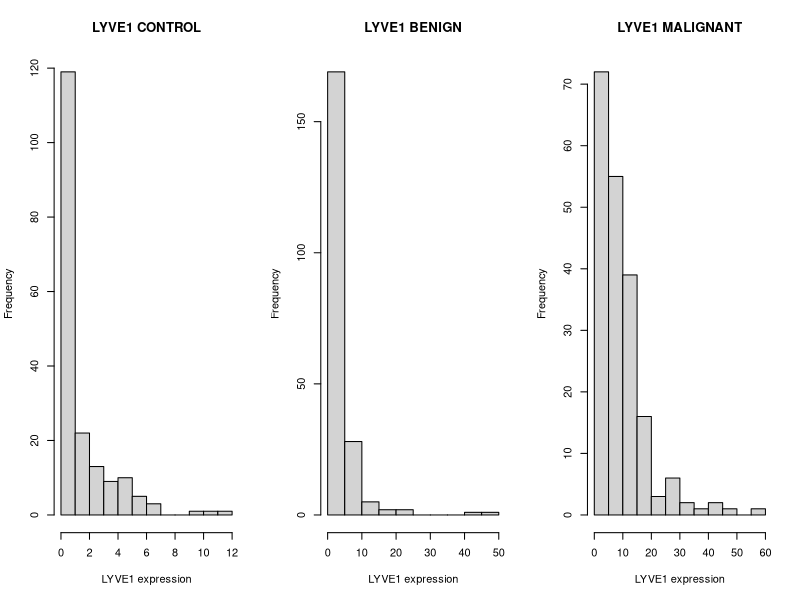
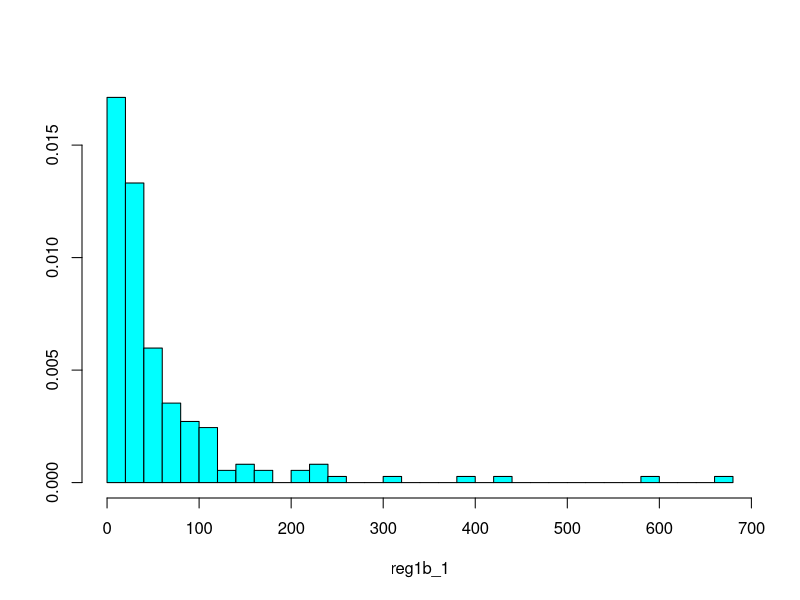
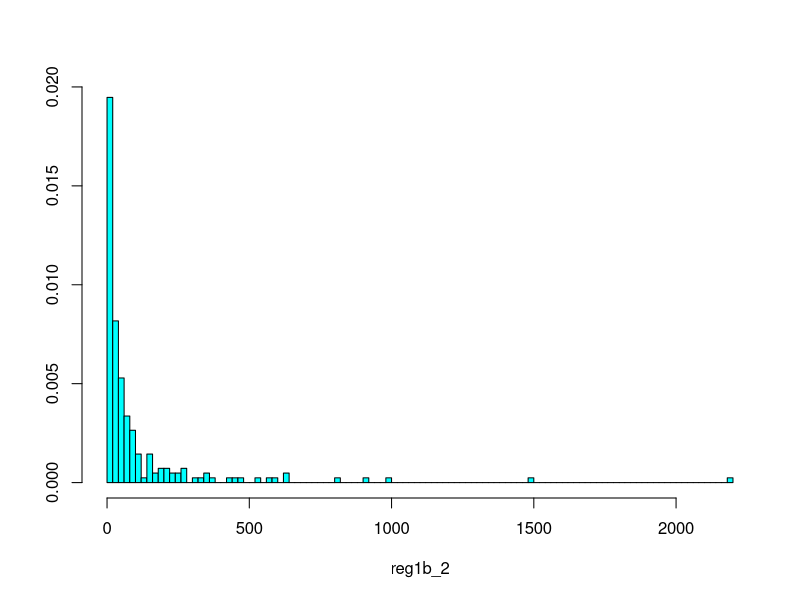
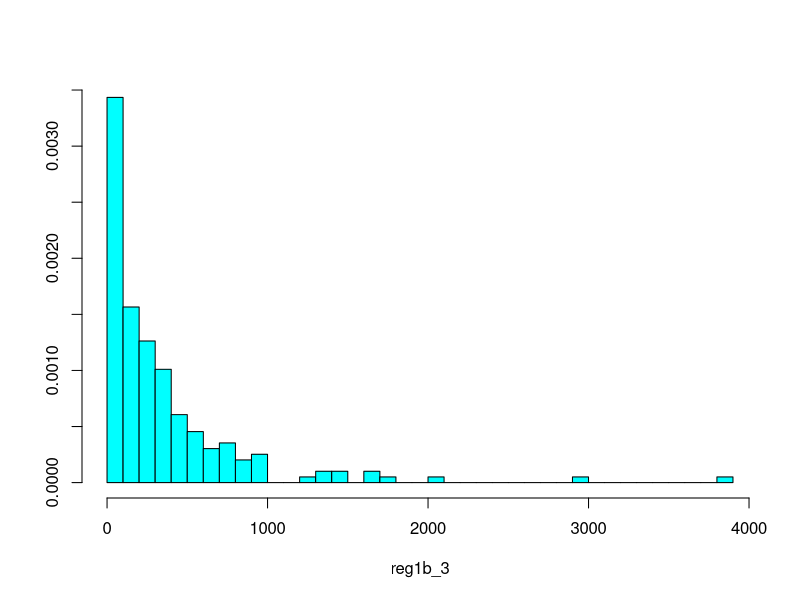
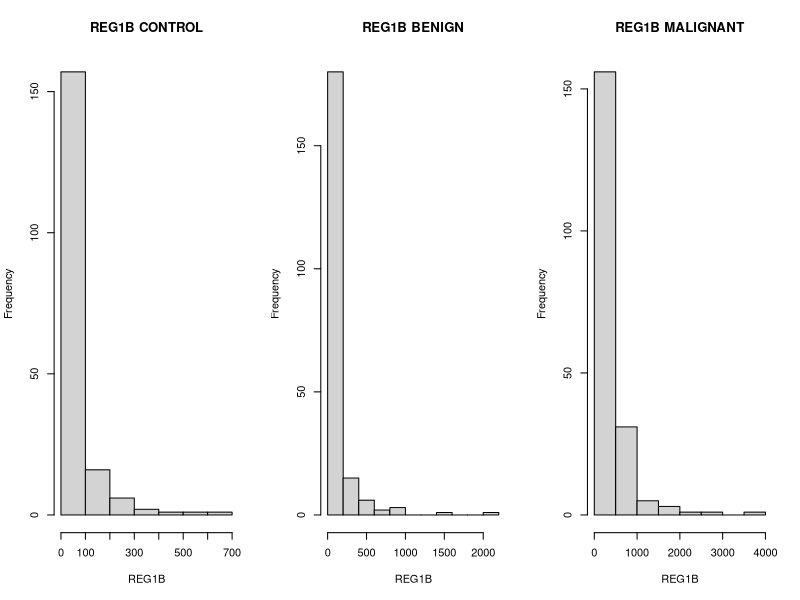
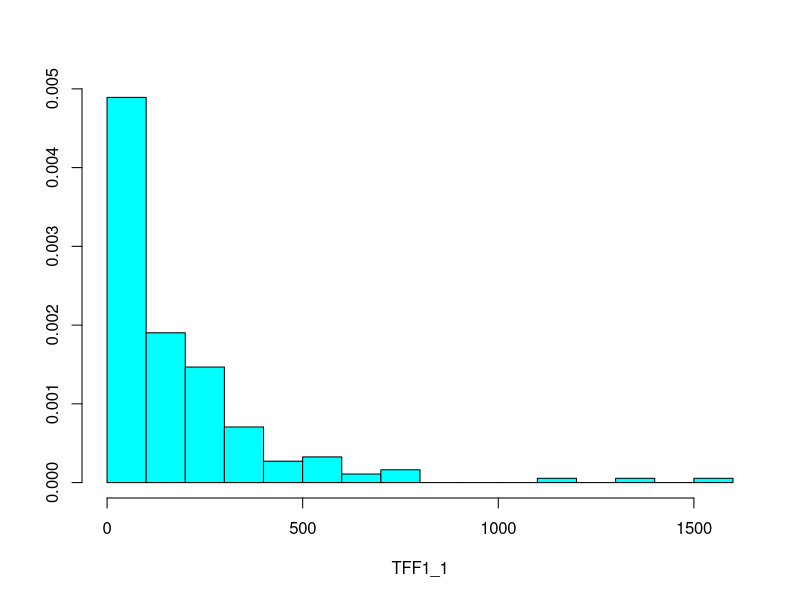
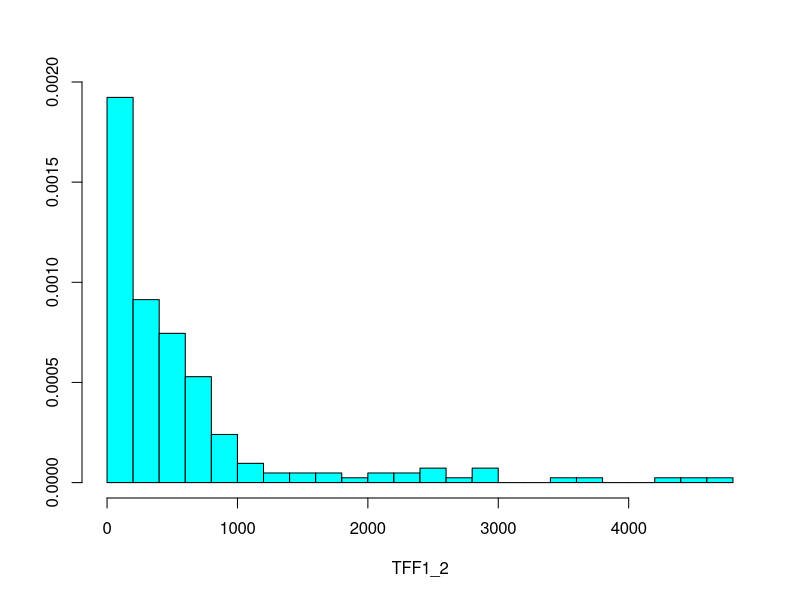
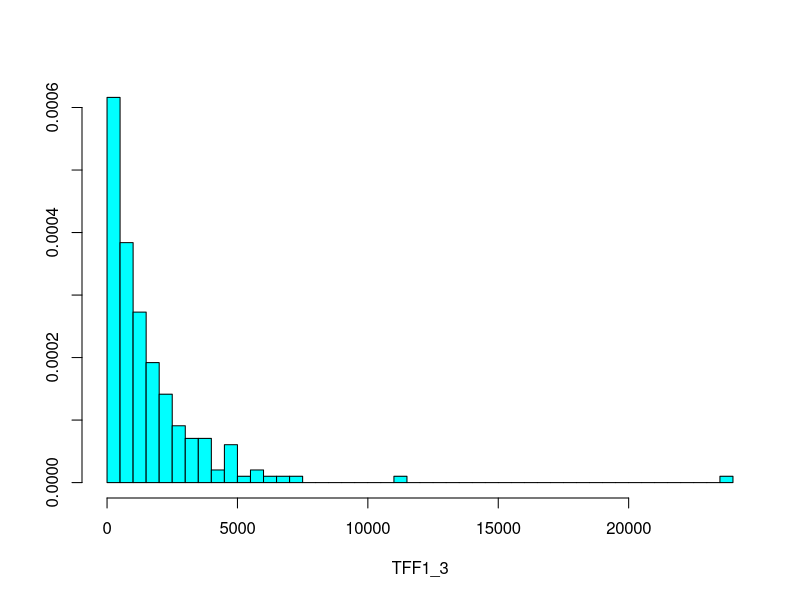

The R source for these figures, in order:
# Summarizing data and descriptive analysis
# For each of the 3 biomarkers: mean, median, quantiles, variance, standard deviation,range,interqaurtile range, histogram (dati numerici continui)
# questi calcoli vanno fatti per diagnosi

##TROVATE I DATI GIA' NORMALIZZATI NELLE RISPETTIVE COLONNE FILE EXCEL
#La normalizzazione dei dati dei biomarcatori urinari per l'adenocarcinoma duttale pancreatico (PDAC) rispetto alla creatinina è un passaggio fondamentale per correggere la naturale variabilità della concentrazione delle urine tra i pazienti e nei diversi momenti della giornata. [1, 2]
#Senza questo processo, i test di screening o diagnosi precoce basati su pannelli urinari (come il noto pannello a tre biomarcatori LYVE1, REG1B e TFF1) produrrebbero falsi positivi o falsi negativi dovuti semplicemente a quanto il paziente ha bevuto. [1, 2])

options(scipen = 999)
#Ragazzi mi raccomando una volta che scrivete,usatae funzioni o quelloche volete COMMENTATE!!! il codice che avete fatto
#anche ragionamenti e step per arrivare alla funzione usata o altro (so che non ha senso per ora, ma è buona prassi)


#### Importing the dataset ####
###Download il file R dalla repository e inseriscilo nella tua cartella di lavoro
###In R, vai su SESSION > SET WORKING DIRECTORY > CHOOSE DIRECTORY > SELEZIONA LA TUA CARTELLA DI LAVORO 
###The following code should work anche per voi, basta che settate la vostra working directory come sopra :)

#install.packages("readxl")
#install.packages("dplyr")
library(dplyr)
library(readxl)

dataset = read_xlsx("dataset_stats.xlsx")[1:8] 
#this is the complete raw dataset

##important to state we are dealing with NUMBERS
dataset$LYVE1 <- as.numeric(dataset$LYVE1)
dataset$creatinine <- as.numeric(dataset$creatinine)
dataset$REG1B <- as.numeric(dataset$REG1B)
dataset$TFF1 <- as.numeric(dataset$TFF1)


##Creating columns for normalised values
dataset$LYVE1_Norm <- dataset$LYVE1 / dataset$creatinine
dataset$REG1B_Norm <- dataset$REG1B / dataset$creatinine
dataset$TFF1_Norm <- dataset$TFF1 / dataset$creatinine

#check if there are NA values in the dataset (should be handled carefully)
anyNA(dataset) #FALSE, (luckily) there are no NAs in the dataset


### EXPLORATIVE ANALYSIS ###

####LYVE1 (CHECKED)####
# Description an analysis of: LYVE1

LYVE1_1 = dataset$LYVE1_Norm[dataset$diagnosis == 1]
LYVE1_2 = dataset$LYVE1_Norm[dataset$diagnosis == 2]
LYVE1_3 = dataset$LYVE1_Norm[dataset$diagnosis == 3]

summary(LYVE1_1)
summary(LYVE1_2)
summary(LYVE1_3)

# MEAN (CHECKED)
LYVE1_m1 = mean(LYVE1_1) # 1.303221 mean diagnosis 1
LYVE1_m2 = mean(LYVE1_2) # 3.211063 mean diagnosis 2
LYVE1_m3 = mean(LYVE1_3) # 9.468053 mean diagnosis 3

#MEDIAN (CHECKED)
LYVE1_med1 = median(LYVE1_1) # 0.227452 median diagnosis 1
LYVE1_med2 = median(LYVE1_2) # 1.516199 median diagnosis 2
LYVE1_med3 = median(LYVE1_3) # 6.931753 median diagnosis 3

#QUANTILES (CHECKED)
LYVE1_q1 = quantile(LYVE1_1) # quantiles diagnosis 1
LYVE1_q1
LYVE1_q2 = quantile(LYVE1_2) # quantiles diagnosis 2
LYVE1_q2
LYVE1_q3 = quantile(LYVE1_3) # quantiles diagnosis 3
LYVE1_q3

#VARIANCE (CHECKED)
LYVE1_var1 = var(LYVE1_1) # 4.227097
LYVE1_var2 = var(LYVE1_2) # 32.36012
LYVE1_var3 = var(LYVE1_3) # 78.44902

#STANDARD DEVIATION (CHECKED)
LYVE1_sd1 = sd(LYVE1_1) # 2.05599 sd diagnosis 1
LYVE1_sd2 = sd(LYVE1_2) # 5.688595 sd diagnosis 2
LYVE1_sd3 = sd(LYVE1_3) # 8.857145 sd diagnosis 3

#INTERQUANTILE RANGE (CHECKED)
LYVE1_iqr1 = IQR(LYVE1_1) # 1.7334 iqr diagnosis 1
LYVE1_iqr2 = IQR(LYVE1_2) # 3.592694 iqr diagnosis 2
LYVE1_iqr3 = IQR(LYVE1_3) # 9.481684 iqr diagnosis 3

#HISTOGRAMS (CHECKED)
#library(MASS)
#truehist(LYVE1_1, nbins = "FD", xlab = 'LYVE1 expression', main = 'LYVE1 CONTROL') 
#truehist(LYVE1_2, nbins = "FD", xlab = 'LYVE1 expression', main = 'LYVE1 CONTROL')
#truehist(LYVE1_3, nbins = "FD", xlab = 'LYVE1 expression', main = 'LYVE1 CONTROL')

par(mfrow = c(1,3))
hist(LYVE1_1, xlab = 'LYVE1 expression', main = 'LYVE1 CONTROL')
hist(LYVE1_2, xlab = 'LYVE1 expression', main = 'LYVE1 BENIGN')
hist(LYVE1_3, xlab = 'LYVE1 expression', main = 'LYVE1 MALIGNANT')
dev.off()


#### REG1B (CHECKED)####
# Description an analysis of: REG1B
reg1b_1 = dataset$REG1B_Norm[dataset$diagnosis == 1] #reg1b normalised values for DIAGNOSIS 1
reg1b_2 = dataset$REG1B_Norm[dataset$diagnosis == 2] #reg1b normalised values for DIAGNOSIS 2
reg1b_3 = dataset$REG1B_Norm[dataset$diagnosis == 3] #reg1b normalised values for DIAGNOSIS 3

summary (reg1b_1)
summary (reg1b_2)
summary (reg1b_3)

# MEAN (CHECKED)
reg1b_m1 = mean (reg1b_1) #58.49999 mean DIAGNOSIS 1
reg1b_m2 = mean (reg1b_2) #106.6098 mean DIAGNOSIS 2
reg1b_m3 = mean (reg1b_3) #346.6593 mean DIAGNOSIS 3

#MEDIAN (CHECKED)
reg1b_med1 = median (reg1b_1) #28.89873 median DIAGNOSIS 1
reg1b_med2 = median (reg1b_2) #34.59517 median DIAGNOSIS 2
reg1b_med3 = median (reg1b_3) #201.3776 median DIAGNOSIS 3

#QUANTILES
reg1b_q1 = quantile(reg1b_1) #quantiles DIAGNOSIS 1
reg1b_q1
reg1b_q2 = quantile(reg1b_2) #quantiles DIAGNOSIS 2
reg1b_q2
reg1b_q3 = quantile (reg1b_3) #quantiles DIAGNOSIS 3
reg1b_q3

#VARIANCE (CHECKED)
reg1b_var1 = var(reg1b_1) #7849.712 variance DIAGNOSIS 1
reg1b_var2 = var(reg1b_2) #54634.88 variance DIAGNOSIS 2
reg1b_var3 = var(reg1b_3) #230406.5 variance DIAGNOSIS 3

#STANDARD DEVIATION (CHECKED)
reg1b_sd1 = sqrt(reg1b_var1) #notice: it is THE SAME as sd(reg1b_1) #88.5986 SD DIAGNOSIS 1
reg1b_sd2 = sqrt(reg1b_var2) #233.741 SD DIAGNOSIS 2
reg1b_sd3 = sqrt(reg1b_var3) #480.0067 SD DIAGNOSIS 3

#INTERQUANTILE RANGE (CHECKED)
reg1b_iqr1 = IQR(reg1b_1)#56.01297 IQR DIAGNOSIS 1
reg1b_iqr2 = IQR(reg1b_2) #79.95126 IQR DIAGNOSIS 2
reg1b_iqr3 = IQR(reg1b_3) #370.2075 IQR DIAGNOSIS 3

#HISTOGRAMS
library(MASS)
truehist(reg1b_1, nbins = "FD") #FD sta per Freedman-Diaconis, una regola per scegliere automaticamente la larghezza delle barre (bin width) di un istogramma.
truehist(reg1b_2, nbins = "FD")
truehist(reg1b_3, nbins = "FD")

par(mfrow = c(1,3))
hist(reg1b_1, xlab = 'REG1B', main = 'REG1B CONTROL')
hist(reg1b_2, xlab = 'REG1B', main = 'REG1B BENIGN')
hist(reg1b_3, xlab = 'REG1B', main = 'REG1B MALIGNANT')
dev.off()


#### TFF1 (CHECKED) ####
# Description an analysis of: TFF1
TFF1_1 = dataset$TFF1_Norm[dataset$diagnosis == 1]
TFF1_2 = dataset$TFF1_Norm[dataset$diagnosis == 2]
TFF1_3 = dataset$TFF1_Norm[dataset$diagnosis == 3]

summary(TFF1_1)
summary(TFF1_2)
summary(TFF1_3)

# MEAN 
TFF1_m1 = mean(TFF1_1) # 171.48 mean diagnosis 1
TFF1_m2 = mean(TFF1_2) # 575.388 mean diagnosis 2
TFF1_m3 = mean(TFF1_3) # 1620.886 mean diagnosis 3

#MEDIAN
TFF1_med1 = median(TFF1_1) # 102.145 median diagnosis 1
TFF1_med2 = median(TFF1_2) # 312.34 median diagnosis 2
TFF1_med3 = median(TFF1_3) # 1001.937 median diagnosis 3

#QUANTILES
TFF1_q1 = quantile(TFF1_1) # quantiles diagnosis 1
TFF1_q1
TFF1_q2 = quantile(TFF1_2) # quantiles diagnosis 2
TFF1_q2
TFF1_q3 = quantile(TFF1_3) # quantiles diagnosis 3
TFF1_q3

#VARIANCE
TFF1_var1 = var(TFF1_1) # 51444.451
TFF1_var2 = var(TFF1_2) # 680287.305
TFF1_var3 = var(TFF1_3) # 5027436.525

#STANDARD DEVIATION 
TFF1_sd1 = sd(TFF1_1) # 226.813 sd diagnosis 1
TFF1_sd2 = sd(TFF1_2) # 824.795 sd diagnosis 2
TFF1_sd3 = sd(TFF1_3) # 2242.194 sd diagnosis 3

#INTERQUANTILE RANGE
TFF1_iqr1 = IQR(TFF1_1) # 222.1916 iqr diagnosis 1
TFF1_iqr2 = IQR(TFF1_2) # 545.581 iqr diagnosis 2
TFF1_iqr3 = IQR(TFF1_3) # 1710.734 iqr diagnosis 3

#HISTOGRAMS
library(MASS)
truehist(TFF1_1, nbins = "FD") 
truehist(TFF1_2, nbins = "FD")
truehist(TFF1_3, nbins = "FD")

par(mfrow = c(1,3))
hist(TFF1_1, xlab = 'TFF1', main = 'TFF1 CONTROL')
hist(TFF1_2, xlab = 'TFF1', main = 'TFF1 BENIGN')
hist(TFF1_3, xlab = 'TFF1', main = 'TFF1 MALIGNANT')
dev.off()

#### SCATTERPLOTS, VARIANCE AND COVARIANCE PAIRWISE ####
#CONTROL
par(mfrow = c(1,3))
# LYVE1 vs REG1B
plot(LYVE1_1, reg1b_1,
     xlab = "LYVE1", ylab = "REG1B",
     main = "CONTROL")

cor(LYVE1_1, reg1b_1) # -0.01548522
cov(LYVE1_1, reg1b_1) # -2.820755
# LYVE1 vs TFF1
plot(LYVE1_1, TFF1_1,
     xlab = "LYVE1", ylab = "TFF1",
     main = "CONTROL")

cor(LYVE1_1, TFF1_1) # 0.4644655
cov(LYVE1_1, TFF1_1) # 216.5927
# REG1B vs TFF1
plot(reg1b_1, TFF1_1,
     xlab = "REG1B", ylab = "TFF1",
     main = "CONTROL")

cor(reg1b_1, TFF1_1) # 0.1355866
cov(reg1b_1, TFF1_1) # 2724.664

#################### BENIGN

par(mfrow = c(1,3))
# LYVE1 vs REG1B
plot(LYVE1_2, reg1b_2,
     xlab = "LYVE1", ylab = "REG1B",
     main = "BENIGN")

cor(LYVE1_2, reg1b_2) # 0.2452998
cov(LYVE1_2, reg1b_2) # 326.1649
# LYVE1 vs TFF1
plot(LYVE1_2, TFF1_2,
     xlab = "LYVE1", ylab = "TFF1",
     main = "BENIGN")

cor(LYVE1_2, TFF1_2) # 0.4292406
cov(LYVE1_2, TFF1_2) # 2013.965
# REG1B vs TFF1
plot(reg1b_2, TFF1_2,
     xlab = "REG1B", ylab = "TFF1",
     main = "BENIGN")

cor(reg1b_2, TFF1_2) # 0.4392715
cov(reg1b_2, TFF1_2) # 84686.51

############### MALIGNANT

par(mfrow = c(1,3))
# LYVE1 vs REG1B
plot(LYVE1_3, reg1b_3,
     xlab = "LYVE1", ylab = "REG1B",
     main = "MALIGNANT")

cor(LYVE1_3, reg1b_3) # 0.42723
cov(LYVE1_3, reg1b_3) # 1816.364
# LYVE1 vs TFF1
plot(LYVE1_3, TFF1_3,
     xlab = "LYVE1", ylab = "TFF1",
     main = "MALIGNANT")

cor(LYVE1_3, TFF1_3) # 0.3842481
cov(LYVE1_3, TFF1_3) # 7630.953
# REG1B vs TFF1
plot(reg1b_3, TFF1_3,
     xlab = "REG1B", ylab = "TFF1",
     main = "MALIGNANT")

cor(reg1b_3, TFF1_3) # 0.7202756
cov(reg1b_3, TFF1_3) # 775209.9


#### INFERENTIAL STATS ####
dataset$diagnosis <- as.factor(dataset$diagnosis)


########################
#la prossima come idea per matrice di scatterplot con regressione lineare
#la metto tutta come commento per ora (file esempio caricato come )

# pairs(dataset[dataset$diagnosis == 1,
#               c("LYVE1_Norm", "REG1B_Norm", "TFF1_Norm")],
#       panel = function(x, y, ...) {
#         points(x, y)
#         
#         # Calcolo della regressione lineare
#         modello = lm(y ~ x)
#         
#         # Disegno della retta
#         abline(modello, col = "red")
#         
#         # Intercetta e pendenza
#         a = coef(modello)[1]
#         b = coef(modello)[2]
#         
#         # Equazione con 6 cifre significative
#         legend("topright",
#                legend = sprintf("y = %.6g %+.6g x", a, b),
#                bty = "o", cex = 0.9)
#       },
#       main = "CONTROL")

#####################
